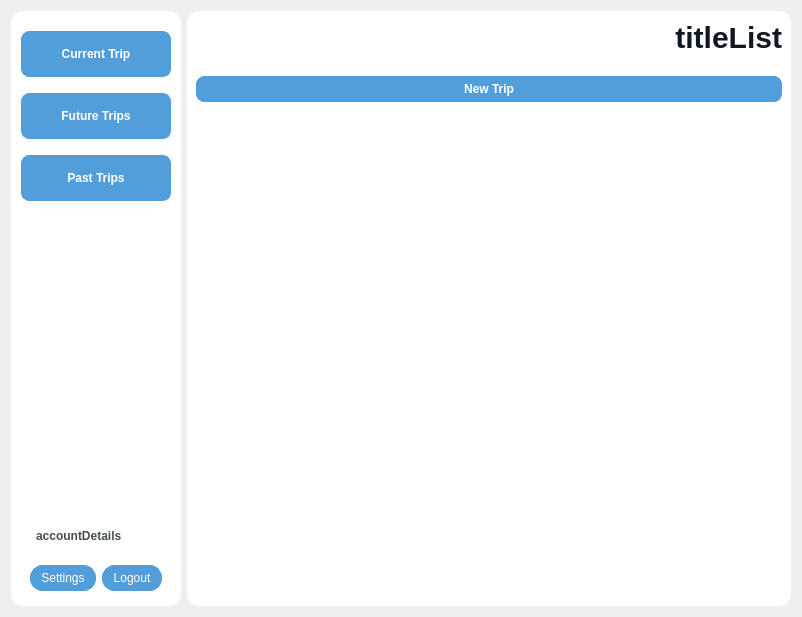
<?xml version="1.0" encoding="UTF-8"?>
<ui version="4.0">
 <class>mainWidget</class>
 <widget class="QWidget" name="mainWidget">
  <property name="windowModality">
   <enum>Qt::ApplicationModal</enum>
  </property>
  <property name="geometry">
   <rect>
    <x>0</x>
    <y>0</y>
    <width>802</width>
    <height>617</height>
   </rect>
  </property>
  <property name="windowTitle">
   <string>Form</string>
  </property>
  <property name="styleSheet">
   <string notr="true">background-color: rgb(82, 158, 218);

QWidget {
  background-color: #fff;
  border-radius: 12px;
}

QLabel {
  color: #464d55;
  font-weight: 600;
}
QLabel#heading {
  color: #0f1925;
  font-size: 18px;
  margin-bottom: 10px;
}

QLabel#subheading {
  color: #0f1925;
  font-size: 12px;
  font-weight: normal;
  margin-bottom: 10px;
}
QLineEdit {
  color: #464d55;
  font-weight: 600;
  border-radius: 8px;
  border: 1px solid #e0e4e7;
  padding: 5px 15px;
}

QLineEdit:focus {
  border: 1px solid #d0e3ff;
}

QLineEdit::placeholder {
  color: #767e89;
}
QPushButton {
  background-color: rgb(82, 158, 218);
  color: #fff;
  font-weight: 600;
  border-radius: 8px;
  border: 1px solid rgb(82, 158, 218);
  padding: 5px 15px;
  margin-top: 10px;
  outline: 0px;
}
QPushButton:hover {
  border: 3px solid #9ac3fe;
}
QPushButton:focus {
  border: 3px solid #9ac3fe;
}</string>
  </property>
  <layout class="QHBoxLayout" name="horizontalLayout">
   <item>
    <widget class="QWidget" name="controllerWidget" native="true">
     <property name="sizePolicy">
      <sizepolicy hsizetype="Preferred" vsizetype="MinimumExpanding">
       <horstretch>0</horstretch>
       <verstretch>1</verstretch>
      </sizepolicy>
     </property>
     <property name="styleSheet">
      <string notr="true">QWidget {
  background-color: #fff;
  border-radius: 12px;
}
QLabel {
  color: #464d55;
  font-weight: 600;
}
QLabel#heading {
  color: #0f1925;
  font-size: 18px;
  margin-bottom: 10px;
}

QLabel#subheading {
  color: #0f1925;
  font-size: 12px;
  font-weight: normal;
  margin-bottom: 10px;
}
QLineEdit {
  color: #464d55;
  font-weight: 600;
  border-radius: 8px;
  border: 1px solid #e0e4e7;
  padding: 5px 15px;
}

QLineEdit:focus {
  border: 1px solid #d0e3ff;
}

QLineEdit::placeholder {
  color: #767e89;
}
QPushButton {
  background-color: rgb(82, 158, 218);
  color: #fff;
  font-weight: 600;
  border-radius: 8px;
  border: 1px solid rgb(82, 158, 218);
  padding: 15px 30px;
  margin-top: 10px;
  outline: 0px;
}
QPushButton:hover {
  border: 3px solid #9ac3fe;
}
QPushButton:focus {
  border: 3px solid #9ac3fe;
}</string>
     </property>
     <layout class="QVBoxLayout" name="verticalLayout">
      <property name="sizeConstraint">
       <enum>QLayout::SetMinimumSize</enum>
      </property>
      <property name="leftMargin">
       <number>10</number>
      </property>
      <property name="topMargin">
       <number>10</number>
      </property>
      <property name="rightMargin">
       <number>10</number>
      </property>
      <property name="bottomMargin">
       <number>10</number>
      </property>
      <item>
       <widget class="QPushButton" name="currentTripButton">
        <property name="text">
         <string>Current Trip</string>
        </property>
       </widget>
      </item>
      <item>
       <widget class="QPushButton" name="futureTripButton">
        <property name="text">
         <string>Future Trips</string>
        </property>
       </widget>
      </item>
      <item>
       <widget class="QPushButton" name="pastTripButton">
        <property name="text">
         <string>Past Trips</string>
        </property>
       </widget>
      </item>
      <item>
       <spacer name="verticalSpacer">
        <property name="orientation">
         <enum>Qt::Vertical</enum>
        </property>
        <property name="sizeType">
         <enum>QSizePolicy::MinimumExpanding</enum>
        </property>
        <property name="sizeHint" stdset="0">
         <size>
          <width>20</width>
          <height>50</height>
         </size>
        </property>
       </spacer>
      </item>
      <item>
       <widget class="QWidget" name="accountWidget" native="true">
        <layout class="QHBoxLayout" name="horizontalLayout_2">
         <item>
          <widget class="QLabel" name="acountDetailsLabel">
           <property name="sizePolicy">
            <sizepolicy hsizetype="Fixed" vsizetype="Preferred">
             <horstretch>0</horstretch>
             <verstretch>0</verstretch>
            </sizepolicy>
           </property>
           <property name="minimumSize">
            <size>
             <width>120</width>
             <height>0</height>
            </size>
           </property>
           <property name="text">
            <string>accountDetails</string>
           </property>
          </widget>
         </item>
        </layout>
       </widget>
      </item>
      <item>
       <widget class="QWidget" name="accountButtonWidget" native="true">
        <property name="styleSheet">
         <string notr="true">QPushButton {
  background-color: rgb(82, 158, 218);
  color: #fff;
  font-weight: 400;
  border-radius: 12px;
  border: 1px solid rgb(82, 158, 218);
  padding: 5px 10px;
  margin-top: 2px;
  outline: 0px;
}
QPushButton:hover {
  border: 1px solid #9ac3fe;
}
QPushButton:focus {
  border: 1px solid #9ac3fe;
}</string>
        </property>
        <layout class="QHBoxLayout" name="horizontalLayout_3">
         <property name="topMargin">
          <number>5</number>
         </property>
         <property name="bottomMargin">
          <number>5</number>
         </property>
         <item>
          <widget class="QPushButton" name="settingsButton">
           <property name="text">
            <string>Settings</string>
           </property>
          </widget>
         </item>
         <item>
          <widget class="QPushButton" name="logoutButton">
           <property name="text">
            <string>Logout</string>
           </property>
          </widget>
         </item>
        </layout>
       </widget>
      </item>
     </layout>
    </widget>
   </item>
   <item>
    <widget class="QWidget" name="tripListWidget" native="true">
     <property name="sizePolicy">
      <sizepolicy hsizetype="Expanding" vsizetype="MinimumExpanding">
       <horstretch>0</horstretch>
       <verstretch>0</verstretch>
      </sizepolicy>
     </property>
     <property name="styleSheet">
      <string notr="true">QWidget {
  background-color: #fff;
  border-radius: 12px;
}
QLabel {
  color: #464d55;
  font-weight: 600;
}
QLabel#tripListHeading {
  color: #0f1925;
  font-size: 30px;
  bottom-margin: 5px;
}
QLineEdit {
  color: #464d55;
  font-weight: 600;
  border-radius: 8px;
  border: 1px solid #e0e4e7;
  padding: 5px 15px;
}

QLineEdit:focus {
  border: 1px solid #d0e3ff;
}

QLineEdit::placeholder {
  color: #767e89;
}
QPushButton {
  background-color: rgb(82, 158, 218);
  color: #fff;
  font-weight: 600;
  border-radius: 8px;
  border: 1px solid rgb(82, 158, 218);
  padding: 5px 15px;
  outline: 0px;
}
QPushButton:hover {
  border: 3px solid #9ac3fe;
}
QPushButton:focus {
  border: 3px solid #9ac3fe;
}

QScrollBar:vertical {

  border-color: rgb(227, 227, 227);
  border-width: 1px;
  border-style: solid;
  border-radius: 8px;

  background-color: rgb(240, 240, 240);
  width: 8px;
  margin: 21px 0 21px 0;
}

QScrollBar::handle:vertical {

  background-color: rgb(200, 200, 200);
  min-height: 25px;

}

 QScrollBar::add-line:vertical {
    height: 0px;
}

QScrollBar::sub-line:vertical {
    height: 0px;
}


  QScrollBar::add-page:vertical, QScrollBar::sub-page:vertical {
      background: none;
   height: 0px;
  }</string>
     </property>
     <layout class="QVBoxLayout" name="verticalLayout_2" stretch="0,0,0">
      <property name="sizeConstraint">
       <enum>QLayout::SetDefaultConstraint</enum>
      </property>
      <item>
       <widget class="QLabel" name="tripListHeading">
        <property name="text">
         <string>titleList</string>
        </property>
        <property name="alignment">
         <set>Qt::AlignRight|Qt::AlignTop|Qt::AlignTrailing</set>
        </property>
       </widget>
      </item>
      <item>
       <layout class="QHBoxLayout" name="horizontalLayout_4">
        <property name="topMargin">
         <number>5</number>
        </property>
        <property name="bottomMargin">
         <number>5</number>
        </property>
        <item>
         <widget class="QPushButton" name="newTripButton">
          <property name="text">
           <string>New Trip</string>
          </property>
         </widget>
        </item>
       </layout>
      </item>
      <item>
       <widget class="QScrollArea" name="scrollArea">
        <property name="horizontalScrollBarPolicy">
         <enum>Qt::ScrollBarAlwaysOff</enum>
        </property>
        <property name="sizeAdjustPolicy">
         <enum>QAbstractScrollArea::AdjustToContents</enum>
        </property>
        <property name="widgetResizable">
         <bool>true</bool>
        </property>
        <widget class="QWidget" name="tripListScrollWidget">
         <property name="geometry">
          <rect>
           <x>0</x>
           <y>0</y>
           <width>550</width>
           <height>477</height>
          </rect>
         </property>
         <property name="sizePolicy">
          <sizepolicy hsizetype="Preferred" vsizetype="Preferred">
           <horstretch>0</horstretch>
           <verstretch>0</verstretch>
          </sizepolicy>
         </property>
         <layout class="QVBoxLayout" name="verticalLayout_3">
          <item>
           <layout class="QVBoxLayout" name="tripListLayout"/>
          </item>
          <item>
           <spacer name="verticalSpacer_2">
            <property name="orientation">
             <enum>Qt::Vertical</enum>
            </property>
            <property name="sizeType">
             <enum>QSizePolicy::MinimumExpanding</enum>
            </property>
            <property name="sizeHint" stdset="0">
             <size>
              <width>20</width>
              <height>0</height>
             </size>
            </property>
           </spacer>
          </item>
         </layout>
        </widget>
       </widget>
      </item>
     </layout>
    </widget>
   </item>
  </layout>
 </widget>
 <resources/>
 <connections/>
</ui>
